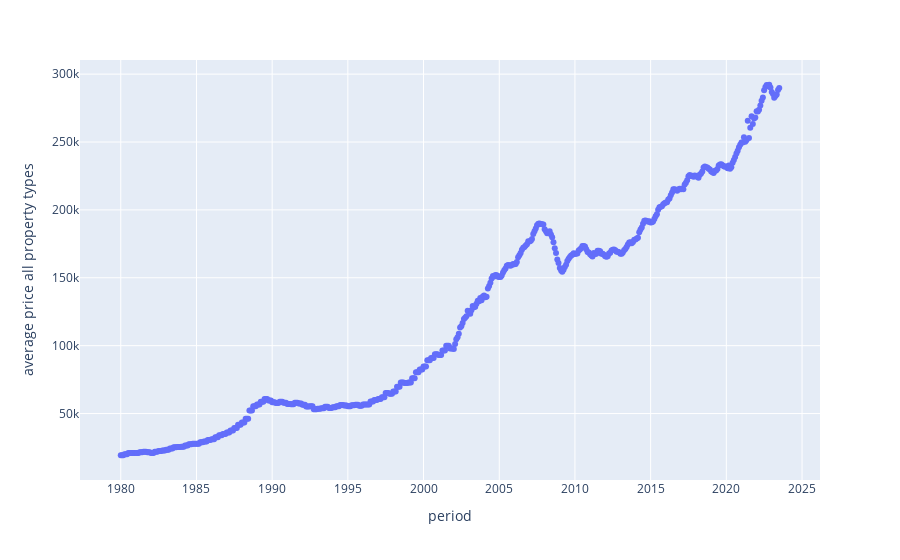

The notebook cell saved with this chart:
### Code cell
# Plotly - ploty graph objects, plotly express

import plotly.express as px

price_over_time = px.scatter(df, x='period', y='average price all property types')

price_over_time.show()

### Figure 1 — Plotly figure (JSON) as saved in the notebook; plotly's stock layout.template omitted (floating-point values rounded to 4 significant figures; data arrays with more than 128 entries replaced by an {"elided": "..."} marker saying what was removed)
{"data": [{"hovertemplate": "period=%{x}<br>average price all property types=%{y}<extra></extra>", "legendgroup": "", "marker": {"color": "#636efa", "symbol": "circle"}, "mode": "markers", "name": "", "orientation": "v", "showlegend": false, "type": "scatter", "x": {"elided": "523 str values"}, "xaxis": "x", "y": {"elided": "523 int values"}, "yaxis": "y"}], "layout": {"legend": {"tracegroupgap": 0}, "margin": {"t": 60}, "xaxis": {"anchor": "y", "domain": [0, 1], "title": {"text": "period"}}, "yaxis": {"anchor": "x", "domain": [0, 1], "title": {"text": "average price all property types"}}}}
